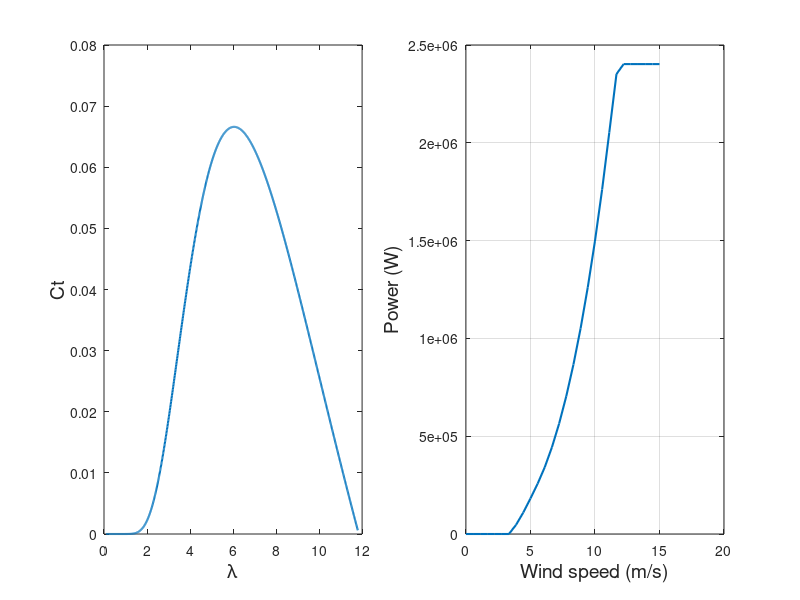

Write the MATLAB code that produced this figure.
clear

% DFIG parameters -> Rotor parameters referred to the stator side
f = 50; % Stator frequency (Hz)
Ps = 2e6; % Rated stator power (W)
n = 1500; % Rated rotational speed (rev/min)
Vs = 690; % Rated stator voltage (V)
Is = 1760; % Rated stator current (A)
Tem = 12732; % Rated torque (N.m)

p=2; % Pole pair

u = 1/3; % Stator/rotor turns ratio
Vr = 2070;    % Rated rotor voltage (non-reached) (V) 
smax = 1/3;   % Maximum slip
Vr_stator = (Vr*smax) *u;    % Rated rotor voltage referred to stator (V)
Rs = 2.6e-3;    % Stator resistance(ohm)                
Lsi = 0.087e-3; %  Leakage inductance (stator & rotor) (H)                 
Lm = 2.5e-3; %  Magnetizing inductance (H)
Rr = 2.9e-3; % Rotor resistance referred to stator (ohm)
Ls = Lm + Lsi; % Stator inductance (H)
Lr = Lm + Lsi; % Rotor inductance (H)
Vbus = Vr_stator*sqrt(2); % DC de bus voltge referred to stator (V)

sigma = 1-Lm^2/(Ls*Lr);

Fs = Vs*sqrt(2/3)/(2*pi*f);  % Stator Flux (aprox.) (Wb)
J = 127/2; % Inertia, originally 127, reduced by 2 to make the response faster
D = 1e-3; %damping 

fsw = 4e3; 
Ts =  1/fsw/50;

kT = -1.5*p*(Lm/Ls)*Fs; % kT, coef of output of the speed controller  

tau_i = (sigma*Lr)/Rr;
tau_n = 0.05; 
wni = 100*(1/tau_i);
wnn = 1/tau_n;

kp_id = (2*wni*sigma*Lr)-Rr;
kp_iq = kp_id;

ki_id = (wni^2)*Lr*sigma;
ki_iq = ki_id;

kp_n = (2*wnn*J)/p; %kp_n = (2*wnn*J)/p;
ki_n = (wnn^2)*J/p; %ki_n = (wnn^2)*J/p;


% Three blade wind turbine mode
N = 100; % Gearbox ratio
Radio= 42; % blade radius 
ro= 1.225; % Air density

% Cp and Ct curves
beta=0;  % Pitch angle
ind2=1;

for lambda=0.1:0.01:11.8
    lambdai(ind2)= (1./((1./(lambda-0.02.*beta) + (0.003./ (beta^3+1)))));
    Cp(ind2)=0.73*(151./lambdai(ind2) - 0.58*beta - 0.002.*beta^2.14-13.2).*(exp(-18.4./lambdai (ind2))); 
    Ct(ind2)=Cp(ind2)/lambda;
    ind2=ind2+1;
end

tab_lambda=[0.1:0.01:11.8];


% Kopt for MPPT
Cp_max = 0.44; 
lambda_opt = 7.2;
Kopt = ((0.5*ro*pi* (Radio^5) *Cp_max)/(lambda_opt^3));
% Power curve in fucntion of wind speed

P = 1.0e+06 *[0,0,0,0,0,0,0,0.0472,0.1097,0.1815,0.2568,0.3418, ...
            0.4437,0.5642, 0.7046, 0.8667,1.0518,1.2616, 1.4976, 1.7613,2.0534,...
            2.3513,2.4024,2.4024,2.4024, 2.4024,2.4024,2.4024];
V = [0.0000,0.5556,1.1111,1.6667,2.2222,2.7778,3.3333,3.8889, 4.4444,... 
    5.0000,5.5556,6.1111,6.6667,7.2222,7.7778,8.3333,8.8889,9.4444, ...
    10.0000,10.5556,11.1111, 11.6667,12.2222,12.7778,13.3333, 13.8889,...
    14.4444,15.0000];
figure
subplot(1,2,1)
plot(tab_lambda, Ct, 'linewidth',1.5)
xlabel('\lambda', 'fontsize',14)
ylabel('Ct', 'fontsize',14)
subplot(1,2,2)
plot (V, P, 'linewidth', 1.5)
grid
xlabel('Wind speed (m/s)', 'fontsize',14)
ylabel('Power (W)', 'fontsize',14)


